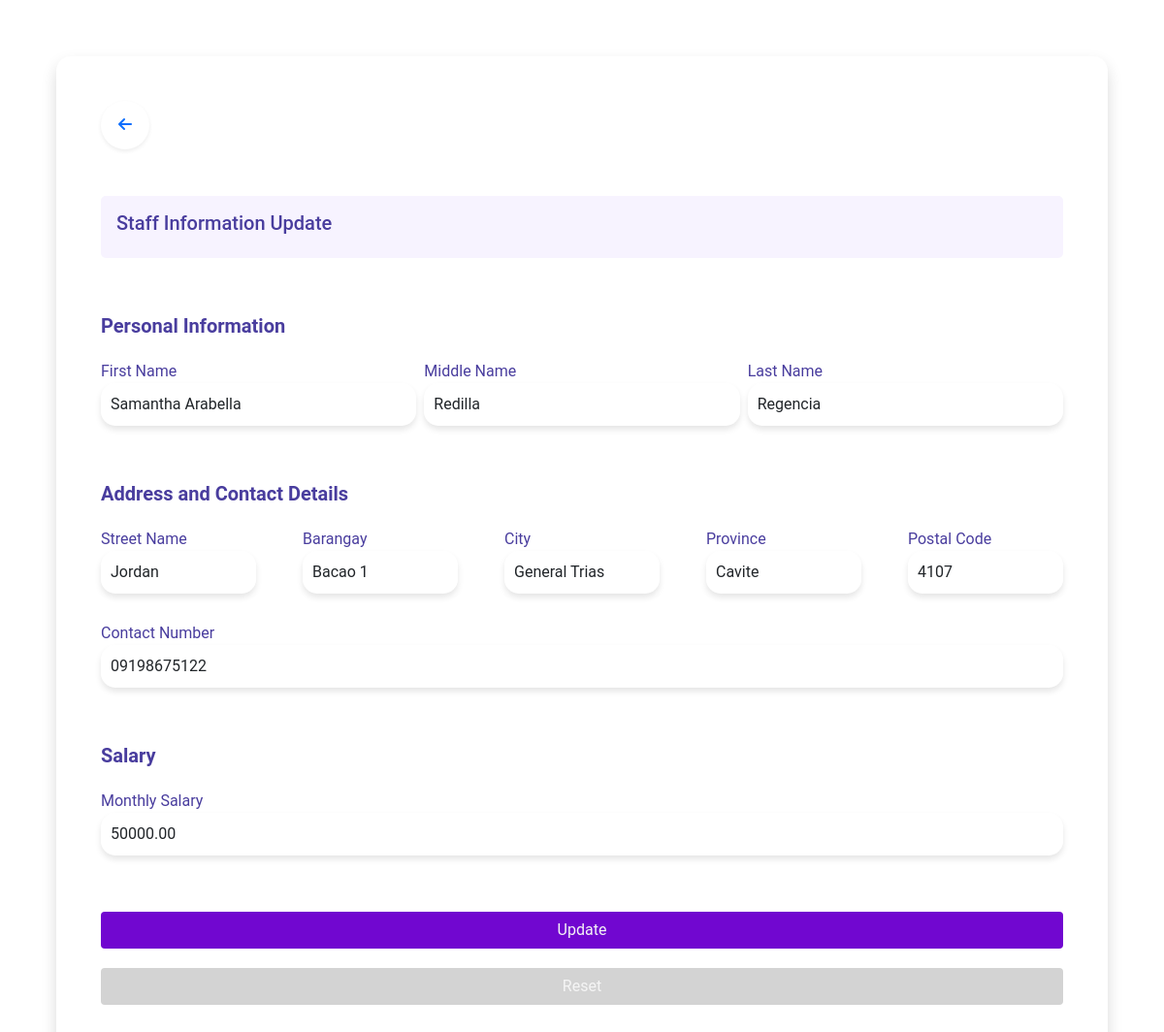
/admin/staffUpdate.php?id=1, run on the app's committed database.
### tables this page shows
CREATE TABLE `staff` (
  `id` int(50) NOT NULL,
  `position` varchar(255) NOT NULL,
  `username` varchar(255) NOT NULL,
  `fname` varchar(255) NOT NULL,
  `mname` varchar(255) NOT NULL,
  `lname` varchar(255) NOT NULL,
  `street` varchar(255) NOT NULL,
  `barangay` varchar(255) NOT NULL,
  `city` varchar(255) NOT NULL,
  `province` varchar(255) NOT NULL,
  `postal` int(10) NOT NULL,
  `contact` bigint(20) DEFAULT NULL,
  `salary` decimal(65,2) NOT NULL,
  `password` varchar(50) NOT NULL,
  `confirm` varchar(50) NOT NULL
);

### admin/staffUpdate.php (the view, shortened to what this page needs)
<?php
	include("../dbconnect.php");
	$id = $_GET['id'];
	$sql = "SELECT * FROM `staff` WHERE `id` = '$id'";
	$result = $conn->query($sql);
	$row = $result->fetch_assoc();
	$lname = $row['lname'];
	$fname = $row['fname'];
	$mname = $row['mname'];
    $street = $row['street'];
	$barangay = $row['barangay'];
	$city = $row['city'];
    $province = $row['province'];
    $postal = $row['postal'];
	$contact = $row['contact'];
	$salary = $row['salary'];
?>
<!DOCTYPE html>
<html>
<head>
		<link rel="stylesheet" type="text/css" href="../bootstrap-5.0.2-dist\css\bootstrap.min.css">
		<link rel="stylesheet" type="text/css" href="../assets/forms.css">
</head>
<body>
  	<div class="dashboard-wrapper p-2">
  		<div class="card shadow">
  			<div class="container p-3">
  				<span class="rounded-circle p-1 d-inline-flex justify-content-center align-items-center bg-transparent shadow-sm" style="background-color: #493D9E; width: 50px; height: 50px;">
  					<a href="staffRead.php"><i class="fa fa-arrow-left" aria-hidden="true"></a></i>
  				</span>
	  			<div class="container p-3 mt-5 mb-5" style="background-color: #f7f3ff; border-radius: 5px;">
	  				<h5>Staff Information Update</h5>
	  			</div>
	  			<form action="#" method="POST" id="myForm">
					<h5 class="divider">Personal Information</h5>
	  				<div class="row g-2">
	  					<div class="col">
	  						<label>First Name</label>
	  						<input type="text" class="form-control" placeholder="First Name" id="fname" name="fname" value="<?php echo $fname?>" required>
	  					</div>
	  					<div class="col">
	  						<label>Middle Name</label>
	  						<input type="text" class="form-control" placeholder="Middle Name" id="mname" name="mname" value="<?php echo $mname?>" required>
	  					</div>
	  					<div class="col">
	  						<label>Last Name</label>
	  						<input type="text" class="form-control" placeholder="Last Name" id="lname" name="lname" value="<?php echo $lname?>" required>
	  					</div>
	  				</div><br><br>
	  				<h5 class="divider">Address and Contact Details</h5>
	  				<div class="row g-5">
	  					<div class="col">
	  						<label>Street Name</label>
	  						<input type="text" id="street" name="street" class="form-control" value="<?php echo $street?>" required><br>
	  					</div>
	  					<div class="col">
	  						<label>Barangay</label>
	  						<input type="text" id="barangay" name="barangay" class="form-control" value="<?php echo $barangay?>" required><br>
	  					</div>
	  					<div class="col">
	  						<label>City</label>
	  						<input type="text" id="city" name="city" class="form-control" placeholder="General Trias"  value="<?php echo $city?>" required><br>
	  					</div>
	  					<div class="col">
	  						<label>Province</label>
	  						<input type="text" id="province" name="province" class="form-control" placeholder="Cavite" value="<?php echo $province?>" required><br>
	  					</div>
	  					<div class="col">
	  						<label>Postal Code</label>
	  						<input type="number" id="postal" name="postal" class="form-control" placeholder="4107" value="<?php echo $postal?>" required><br>
	  					</div>
	  				</div>
	  				<label>Contact Number</label>
	  				<input type="tel" pattern="^\d{11}$" name="contact" class="form-control" value="0<?php echo $contact?>" required oninput="validateNumber(this)" /><br><br>
	  				<h5 class="divider">Salary</h5>
	  				<label>Monthly Salary</label>
	  				<input type="number" step="0.01" id="salary" name="salary" class="form-control" placeholder="24000.00" value="<?php echo $salary?>" required><br><br>
	  				<input type="submit" id="update" name="update" value="Update" class="btn btn col-12">
	  				<input type="reset" id="clear" class="btn btn col-12">
	  			</form>
	  		</div>
  		</div>
  	</div>
</body>
</html>

### assets/forms.css (style rules this page uses)
body { font-family: "Roboto", sans-serif; margin: 0; padding: 0; }
h5 { color: #493D9E; }
.divider { padding-top: 10px; padding-bottom: 10px; font-weight: bold; }
.dashboard-wrapper { margin-top: 40px; margin-left: 50px; margin-right: 50px; margin-bottom: 40px; }
.card { border-radius: 15px; padding: 30px; margin-top: 10px; border: none; }
.card .form-control { background: rgba(255, 255, 255, 0.1); border-radius: 15px; padding: 9px; box-shadow: 0 4px 6px rgba(0, 0, 0, 0.1); backdrop-filter: blur(1rem); border: 1px solid rgba(255, 255, 255, 0.2); }
.card .form-control::placeholder { color: gray ; opacity: 1; }
input { color: black; }
label { padding-top: 5px; color: #493D9E; }
#clear { background-color: lightgrey; margin-top: 10px; margin-bottom: 10px; color: whitesmoke; }
#update { background-color: #7107d0; margin-top: 10px; margin-bottom: 10px; color: whitesmoke; }

### data on the page
staff: fname "Samantha Arabella", mname "Redilla", lname "Regencia", street "Jordan", barangay "Bacao 1", city "General Trias", province "Cavite", postal "4107", contact "09198675122", salary "50000.00"
